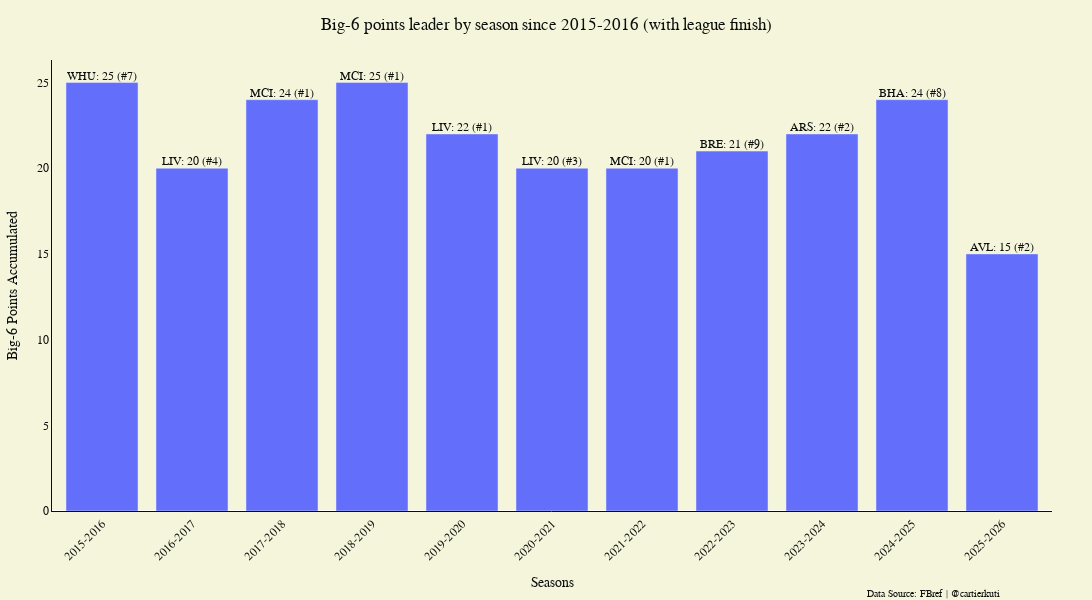

The notebook cell this image was saved under:
### Code cell
# pick the big-6-points leader for each season
b6_leaders = table.loc[table.groupby('season')['b6_pts'].idxmax()].reset_index(drop=True)
b6_leaders = b6_leaders.sort_values('season')

fig2 = px.bar(
    b6_leaders,
    x='season',
    y='b6_pts',
    hover_name='team',
    title=f'Big-6 points leader by season since {b6_leaders['season'].min()} (with league finish)'
)

fig2.update_traces(textposition='outside', cliponaxis=False)

fig2.update_layout(
    title_x=0.5,
    title_xanchor='center',
    xaxis_tickangle=-45,
    height=600,
    width=1200,
    font=dict(
        family="Courier New, monospace",
        size=12,
        color="#0B0F0C"
    ),
    margin=dict(l=40, r=40, t=60, b=40),
    paper_bgcolor="Beige",
    plot_bgcolor="Beige",
    xaxis=dict(
        title="Seasons",
        showgrid=False,
        gridcolor='rgba(0,255,65,0.15)',
        zeroline=True,
        linecolor='#0B0F0C',
        tickcolor='#0B0F0C',
    ),
    yaxis=dict(
        title="Big-6 Points Accumulated",
        showgrid=False,
        gridcolor='rgba(0,255,65,0.15)',
        zeroline=True,
        linecolor='#0B0F0C',
        tickcolor='#0B0F0C',
    )
)

# Add top label: TEAM : b6_pts (#league_finish)
# NOTE: use 'pos' for league finish unless you *actually* created b6_pos somewhere
fig2.add_trace(
    go.Scatter(
        x=b6_leaders['season'],
        y=b6_leaders['b6_pts'],
        mode='text',
        text=(
            b6_leaders['team']
            + ": "
            + b6_leaders['b6_pts'].astype(str)
            + " (#"
            + b6_leaders['pos'].astype(str)   # <- league finish
            + ")"
        ),
        textposition='top center',
        showlegend=False
    )
)

# caption
fig2.add_annotation(
    text="Data Source: FBref | @cartierkuti",
    xref="paper", yref="paper",
    x=0.95, y=-0.2,
    showarrow=False,
    font=dict(size=10, color="#0B0F0C"),
)

fig2.show()
fig2.write_image("../visualizations/b6_pointsleaders.png", scale=2)

### Figure 1 — Plotly figure (JSON) as saved in the notebook; plotly's stock layout.template omitted (floating-point values rounded to 4 significant figures)
{"data": [{"cliponaxis": false, "hovertemplate": "<b>%{hovertext}</b><br><br>season=%{x}<br>b6_pts=%{y}<extra></extra>", "hovertext": ["WHU", "LIV", "MCI", "MCI", "LIV", "LIV", "MCI", "BRE", "ARS", "BHA", "AVL"], "legendgroup": "", "marker": {"color": "#636efa", "pattern": {"shape": ""}}, "name": "", "orientation": "v", "showlegend": false, "textposition": "outside", "type": "bar", "x": ["2015-2016", "2016-2017", "2017-2018", "2018-2019", "2019-2020", "2020-2021", "2021-2022", "2022-2023", "2023-2024", "2024-2025", "2025-2026"], "xaxis": "x", "y": [25, 20, 24, 25, 22, 20, 20, 21, 22, 24, 15], "yaxis": "y"}, {"mode": "text", "showlegend": false, "text": ["WHU: 25 (#7)", "LIV: 20 (#4)", "MCI: 24 (#1)", "MCI: 25 (#1)", "LIV: 22 (#1)", "LIV: 20 (#3)", "MCI: 20 (#1)", "BRE: 21 (#9)", "ARS: 22 (#2)", "BHA: 24 (#8)", "AVL: 15 (#2)"], "textposition": "top center", "type": "scatter", "x": ["2015-2016", "2016-2017", "2017-2018", "2018-2019", "2019-2020", "2020-2021", "2021-2022", "2022-2023", "2023-2024", "2024-2025", "2025-2026"], "y": [25, 20, 24, 25, 22, 20, 20, 21, 22, 24, 15]}], "layout": {"annotations": [{"font": {"color": "#0B0F0C", "size": 10}, "showarrow": false, "text": "Data Source: FBref | @cartierkuti", "x": 0.95, "xref": "paper", "y": -0.2, "yref": "paper"}], "barmode": "relative", "font": {"color": "#0B0F0C", "family": "Courier New, monospace", "size": 12}, "height": 600, "legend": {"tracegroupgap": 0}, "margin": {"b": 40, "l": 40, "r": 40, "t": 60}, "paper_bgcolor": "Beige", "plot_bgcolor": "Beige", "title": {"text": "Big-6 points leader by season since 2015-2016 (with league finish)", "x": 0.5, "xanchor": "center"}, "width": 1200, "xaxis": {"anchor": "y", "domain": [0, 1], "gridcolor": "rgba(0,255,65,0.15)", "linecolor": "#0B0F0C", "showgrid": false, "tickangle": -45, "tickcolor": "#0B0F0C", "title": {"text": "Seasons"}, "zeroline": true}, "yaxis": {"anchor": "x", "domain": [0, 1], "gridcolor": "rgba(0,255,65,0.15)", "linecolor": "#0B0F0C", "showgrid": false, "tickcolor": "#0B0F0C", "title": {"text": "Big-6 Points Accumulated"}, "zeroline": true}}}
